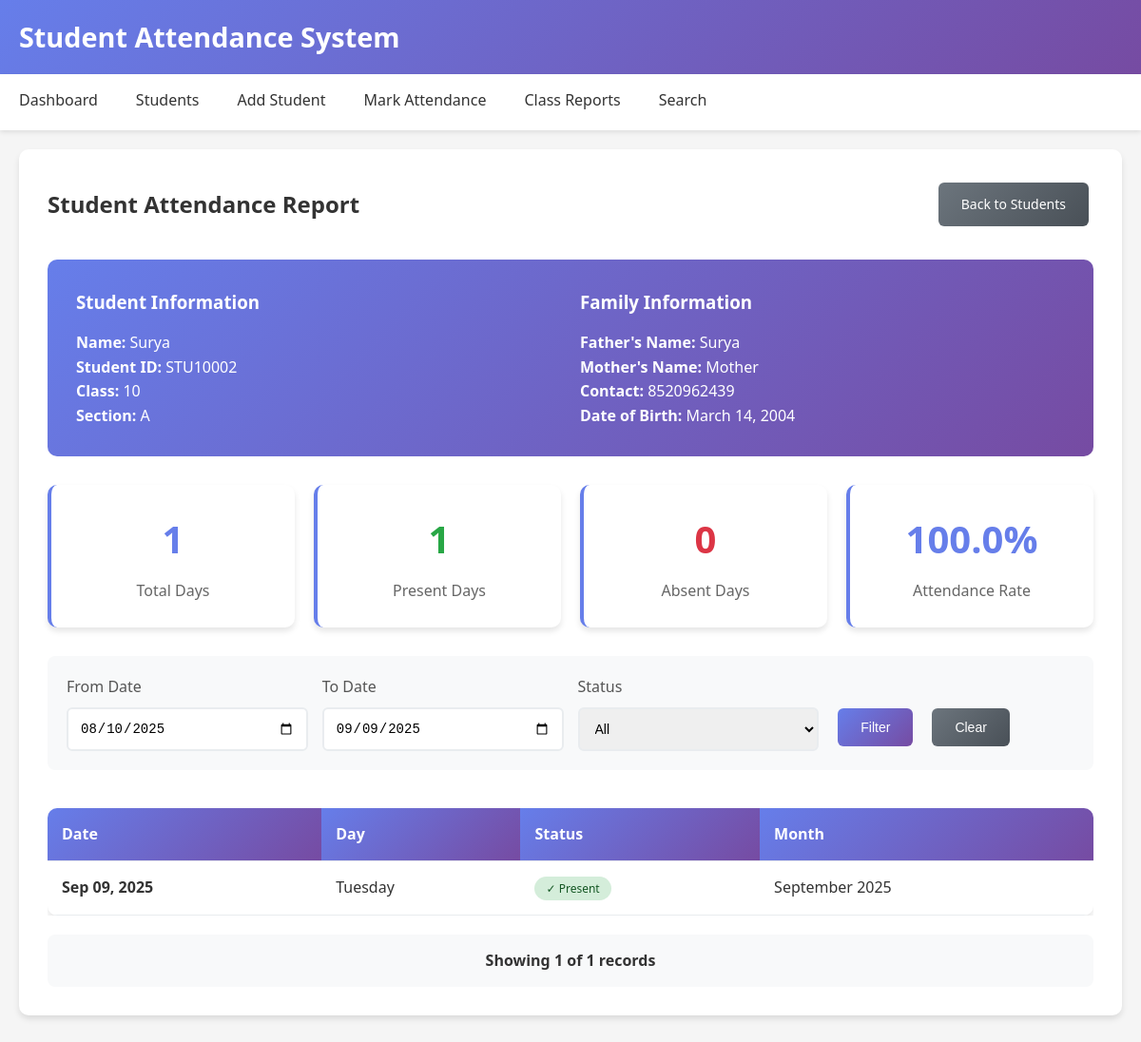
The app's page /student-report/3/ with its own data.
### students/models.py (models this page shows, shortened)
class Student(models.Model):
    student_id = models.CharField(max_length=20, unique=True)
    name = models.CharField(max_length=100)
    father_name = models.CharField(max_length=100)
    mother_name = models.CharField(max_length=100)
    student_class = models.IntegerField()
    section = models.CharField(max_length=10)
    date_of_birth = models.DateField()
    contact_number = models.CharField(max_length=15, blank=True, null=True)
    address = models.TextField(blank=True, null=True)

class Attendance(models.Model):
    student = models.ForeignKey(Student, on_delete=models.CASCADE)
    date = models.DateField()
    is_present = models.BooleanField(default=False)
    class Meta:
        unique_together = ('student', 'date')

### students/views.py (the view)
# urls.py: path('student-report/<int:student_id>/', views.student_report, name='student_report'),
def student_report(request, student_id):
    student = get_object_or_404(Student, id=student_id)
    attendances = Attendance.objects.filter(student=student).order_by('-date')
    total_days = attendances.count()
    present_days = attendances.filter(is_present=True).count()
    absent_days = total_days - present_days
    attendance_percentage = (present_days / total_days * 100) if total_days > 0 else 0
    context = {
        'student': student,
        'attendances': attendances,
        'total_days': total_days,
        'present_days': present_days,
        'absent_days': absent_days,
        'attendance_percentage': round(attendance_percentage, 2)
    }
    return render(request, 'students/student_report.html', context)

### students/templates/students/student_report.html (shortened to what this page needs)
{% extends 'students/base.html' %}
{% block content %}
<div class="card">
    <div style="display: flex; justify-content: space-between; align-items: center; margin-bottom: 30px;">
        <h2 style="color: #333; margin: 0;">Student Attendance Report</h2>
        <a href="{% url 'student_list' %}" class="btn btn-secondary">Back to Students</a>
    </div>
    <div style="background: linear-gradient(135deg, #667eea 0%, #764ba2 100%); color: white; padding: 30px; border-radius: 10px; margin-bottom: 30px;">
        <div style="display: grid; grid-template-columns: repeat(auto-fit, minmax(250px, 1fr)); gap: 20px;">
            <div>
                <h3 style="margin-bottom: 15px;">Student Information</h3>
                <p><strong>Name:</strong> {{ student.name }}</p>
                <p><strong>Student ID:</strong> {{ student.student_id }}</p>
                <p><strong>Class:</strong> {{ student.student_class }}</p>
                <p><strong>Section:</strong> {{ student.section }}</p>
            </div>
            <div>
                <h3 style="margin-bottom: 15px;">Family Information</h3>
                <p><strong>Father's Name:</strong> {{ student.father_name }}</p>
                <p><strong>Mother's Name:</strong> {{ student.mother_name }}</p>
                <p><strong>Contact:</strong> {{ student.contact_number|default:"Not provided" }}</p>
                <p><strong>Date of Birth:</strong> {{ student.date_of_birth }}</p>
            </div>
        </div>
    </div>
    <div class="stats-grid" style="margin-bottom: 30px;">
        <div class="stat-card">
            <div class="stat-number">{{ total_days }}</div>
            <div class="stat-label">Total Days</div>
        </div>
        <div class="stat-card">
            <div class="stat-number" style="color: #28a745;">{{ present_days }}</div>
            <div class="stat-label">Present Days</div>
        </div>
        <div class="stat-card">
            <div class="stat-number" style="color: #dc3545;">{{ absent_days }}</div>
            <div class="stat-label">Absent Days</div>
        </div>
        <div class="stat-card">
            <div class="stat-number" style="color: #667eea;">{{ attendance_percentage }}%</div>
            <div class="stat-label">Attendance Rate</div>
        </div>
    </div>
    <div style="display: grid; grid-template-columns: repeat(auto-fit, minmax(200px, 1fr)); gap: 15px; margin-bottom: 20px; padding: 20px; background: #f8f9fa; border-radius: 8px;">
        <div class="form-group" style="margin-bottom: 0;">
            <label for="date-from">From Date</label>
            <input type="date" id="date-from" class="form-control">
        </div>
        <div class="form-group" style="margin-bottom: 0;">
            <label for="date-to">To Date</label>
            <input type="date" id="date-to" class="form-control">
        </div>
        <div class="form-group" style="margin-bottom: 0;">
            <label for="status-filter">Status</label>
            <select id="status-filter" class="form-control">
                <option value="">All</option>
            </select>
        </div>
        <div style="display: flex; align-items: end; gap: 10px;">
            <button onclick="filterAttendance()" class="btn">Filter</button>
            <button onclick="clearFilters()" class="btn btn-secondary">Clear</button>
        </div>
    </div>
    {% if attendances %}
        <div style="overflow-x: auto;">
            <table class="table" id="attendance-records">
                <thead>
                    <tr>
                        <th>Date</th>
                        <th>Day</th>
                        <th>Status</th>
                        <th>Month</th>
                    </tr>
                </thead>
                <tbody>
                    {% for attendance in attendances %}
                    <tr data-date="{{ attendance.date|date:'Y-m-d' }}" data-status="{% if attendance.is_present %}present{% else %}absent{% endif %}">
                        <td><strong>{{ attendance.date|date:'M d, Y' }}</strong></td>
                        <td>{{ attendance.date|date:'l' }}</td>
                        <td>
                            {% if attendance.is_present %}
                                <span style="background: #d4edda; color: #155724; padding: 4px 12px; border-radius: 20px; font-size: 12px; font-weight: 500;">
                                    ✓ Present
                                </span>
                            {% else %}
                                <span style="background: #f8d7da; color: #721c24; padding: 4px 12px; border-radius: 20px; font-size: 12px; font-weight: 500;">
                                    ✗ Absent
                                </span>
                            {% endif %}
                        </td>
                        <td>{{ attendance.date|date:'F Y' }}</td>
                    </tr>
                    {% endfor %}
                </tbody>
            </table>
        </div>
        <div style="margin-top: 20px; padding: 15px; background: #f8f9fa; border-radius: 8px; text-align: center;">
            <strong>Showing <span id="visible-records">{{ attendances|length }}</span> of {{ attendances|length }} records</strong>
        </div>
    {% endif %}
</div>
{% endblock %}

### students/templates/students/base.html (style rules this page uses)
* { margin: 0; padding: 0; box-sizing: border-box; }
body { font-family: 'Segoe UI', Tahoma, Geneva, Verdana, sans-serif; background-color: #f5f5f5; color: #333; line-height: 1.6; }
.card { background: white; border-radius: 10px; box-shadow: 0 4px 6px rgba(0,0,0,0.1); padding: 30px; margin-bottom: 20px; }
.btn { display: inline-block; padding: 12px 24px; background: linear-gradient(135deg, #667eea 0%, #764ba2 100%); color: white; text-decoration: none; border-radius: 6px; border: none; cursor: pointer; font-size: 14px; font-weight: 500; transition: all 0.3s ease; margin: 5px; }
.btn-secondary { background: linear-gradient(135deg, #6c757d 0%, #495057 100%); }
.form-group { margin-bottom: 20px; }
.form-group label { display: block; margin-bottom: 8px; font-weight: 500; color: #555; }
.form-control { width: 100%; padding: 12px; border: 2px solid #e9ecef; border-radius: 6px; font-size: 14px; transition: border-color 0.3s ease; }
.table { width: 100%; border-collapse: collapse; margin-top: 20px; background: white; border-radius: 10px; overflow: hidden; box-shadow: 0 4px 6px rgba(0,0,0,0.1); }
.table th, .table td { padding: 15px; text-align: left; border-bottom: 1px solid #e9ecef; }
.table th { background: linear-gradient(135deg, #667eea 0%, #764ba2 100%); color: white; font-weight: 600; }
.stats-grid { display: grid; grid-template-columns: repeat(auto-fit, minmax(250px, 1fr)); gap: 20px; margin-bottom: 30px; }
.stat-card { background: white; padding: 25px; border-radius: 10px; box-shadow: 0 4px 6px rgba(0,0,0,0.1); text-align: center; border-left: 4px solid #667eea; }
.stat-number { font-size: 2.5rem; font-weight: bold; color: #667eea; margin-bottom: 10px; }
.stat-label { color: #666; font-size: 1rem; }

### records on screen
Student: name "Surya", student_id "STU10002", student_class "10", section "A", father_name "Surya", mother_name "Mother", contact_number "8520962439", date_of_birth "March 14, 2004"
Attendance: date "Sep 09, 2025", date "Tuesday", is_present "✓ Present", date "September 2025"

### other values on screen
{{ total_days }} "1"
{{ present_days }} "1"
{{ absent_days }} "0"
{{ attendance_percentage }} "100.0"
{{ attendances|length }} "1"
